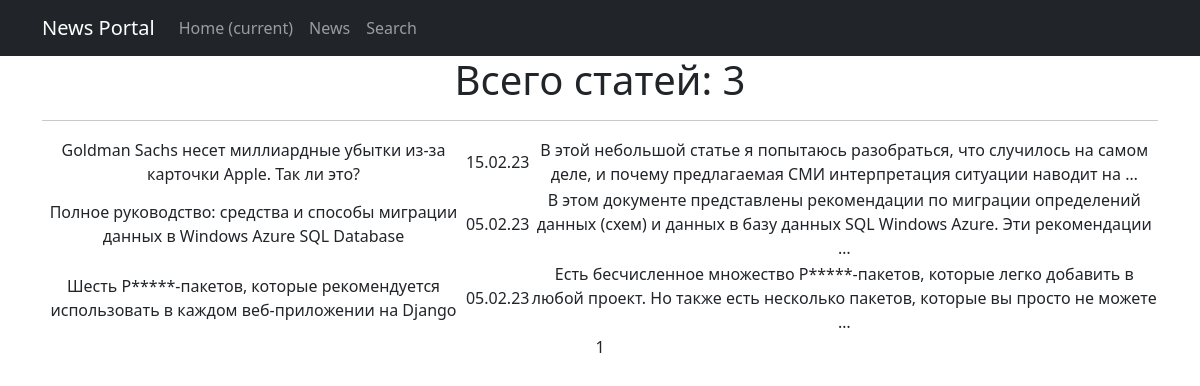
Before: /posts/articles/ with the older database file.
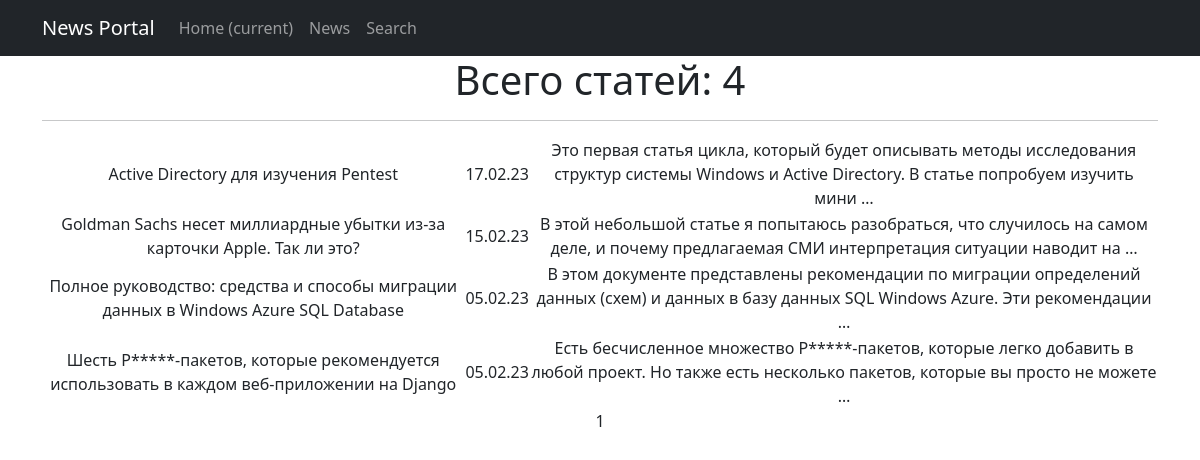
After: the same page with the newer database file.
### news/models.py (models this page shows, shortened)
class Post(models.Model):
    type = models.CharField(max_length=1, choices=TYPES, default=article)
    created_on = models.DateTimeField(auto_now_add=True)
    title = models.CharField(max_length=255)
    text = models.TextField()
    rating = models.IntegerField(default=0)
    author = models.ForeignKey(Author, on_delete=models.CASCADE)
    categories = models.ManyToManyField(Category, through='PostCategory')

### news/views.py (the view)
# urls.py: path('articles/', ArticlesList.as_view(), name='articles_list'),
class ArticlesList(ListView):
    model = Post
    queryset = Post.objects.filter(type='A')
    ordering = '-created_on'
    template_name = 'articles.html'
    context_object_name = 'articles'
    paginate_by = 10
    def get_context_data(self, **kwargs):
        context = super().get_context_data(**kwargs)
        context['num_of_articles'] = len(Post.objects.filter(type='A'))
        return context

### news/templatetags/custom_filters.py (called while the page is built)
@register.filter()
def censor(text: str):
    if type(text) is not str:
        raise ValueError('censor filter only accepts str values')
    for word in UNDESIRABLE_WORDS:
        text = text.replace(word, f"{word[0]}{'*'*(len(word)-1)}")
        word = word.title()
        text = text.replace(word, f"{word[0]}{'*'*(len(word)-1)}")
    return text

### templates/articles.html (shortened to what this page needs)
{% extends 'flatpages/default.html' %}
{% load custom_filters %}
{% block content %}
<h1>Всего статей: {{ num_of_articles }}</h1>
<hr>
<table>
    {% for post in articles %}
    <tr>
        <td>{{ post.title|censor }}</td>
        <td>{{ post.created_on|date:'d.m.y' }}</td>
        <td>{{ post.text|censor|truncatewords:20 }}</td>
    </tr>
    {% endfor %}
</table>
{{ page_obj.number }}
{% endblock content %}

Changed rows visible on the page:
added Post: title|censor "Active Directory для изучения Pentest", created_on "17.02.23", text|censor "Это первая статья цикла, который будет описывать методы исследования структур системы Windows и Active Directory. В статье попробуем изучить мини …"
Other visible differences:
{{ num_of_articles }}: "3" → "4"
